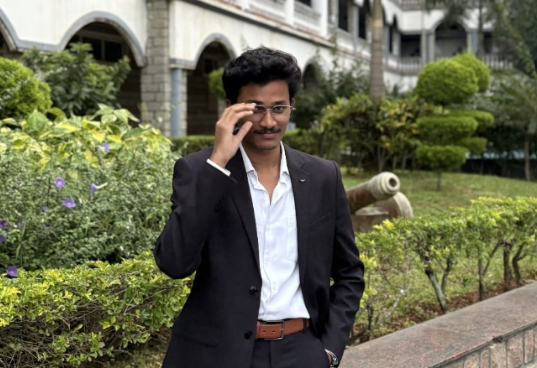
#> input picture portrait.jpg, 537 x 368 px
$ python generate_ascii_profile.py
#> lines starting #> are read from the running program, lines starting #| are printed output that depends on the picture
import os
import sys
import html
from PIL import Image, ImageEnhance, ImageOps

def image_to_ascii(img_path, cols=60, scale=0.5):
    """
    Convert an image to ASCII art.
    `cols` is the number of characters wide.
    `scale` compensates for font aspect ratio (width/height of a char).
    """
#> called with img_path = 'portrait.jpg', cols = 60, scale = 0.45
    img = Image.open(img_path).convert("L")
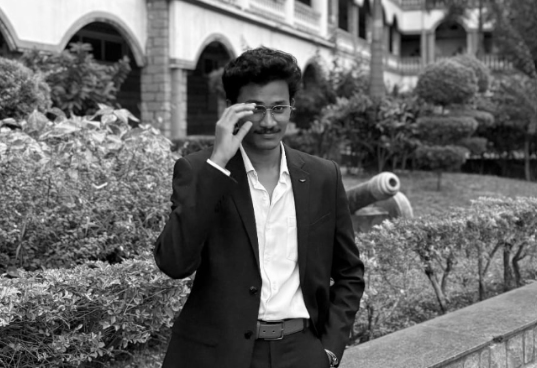
#> img: PIL image 537x368 L; min 0, max 255, mean 101.7

    # Auto-contrast to get full range
    img = ImageOps.autocontrast(img, cutoff=2)

    # Calculate target height based on aspect ratio
    W, H = img.size
#> W = 537; H = 368
    # font width is roughly 0.5 * font height.
    # so physical aspect = (cols * font_width) / (rows * font_height)
    # physical aspect = (cols * 0.5) / rows
    # W/H = cols * 0.5 / rows  =>  rows = cols * 0.5 * H / W
    rows = int((cols * scale * H) / W)
#> rows = 18

    img = img.resize((cols, rows), Image.Resampling.LANCZOS)
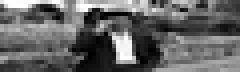
#> img: PIL image 60x18 L (shown 4 times larger); min 0, max 255, mean 101.6

    # ASCII chars from dark to light
    # We will map dark to "dense" chars because terminals are usually dark background.
    # If the user's terminal is dark, white text on black means bright pixels = dense chars.
    chars = " .'`^\",:;Il!i><~+_-?][}{1)(|\\/tfjrxnuvczXYUJCLQ0OZmwqpdbkhao*#MW&8%B@$"
    # Or simply:
    chars = "@%#*+=-:. "

    # We want dark pixels to be mapped to bright characters if dark mode, etc.
    # Actually, a classic terminal has white text on black.
    # So we invert the image. Dark pixels in photo -> black background (space).
    # Bright pixels in photo -> white text (@).
    # But wait, in the photo, the person's face is bright. So bright -> dense characters.
    # Let's use a 70-character string for smooth gradients.
    chars = "$@B%8&WM#*oahkbdpqwmZO0QLCJUYXzcvunxrjft/\\|()1{}[]?-_+~<>i!lI;:,\"^`'. "
    # The string above: dark to light? '$' is dense, ' ' is sparse.
    # Bright pixel -> high value (255).
    # If we map 255 to the end of the string (' '), bright parts become spaces! We don't want that.
    # We want bright parts to be dense ('$').
    # So we should reverse the mapping.

    pixels = img.getdata()
    ascii_str = ""
    for i, p in enumerate(pixels):
        # Map 0-255 to 0-len(chars)-1
        char_idx = int((p / 255.0) * (len(chars) - 1))
        # Reverse it so bright pixels are dense
        char_idx = (len(chars) - 1) - char_idx
        ascii_str += chars[char_idx]
        if (i + 1) % cols == 0:
            ascii_str += "\n"
#> this loop made 1080 passes
#> (p, char_idx, ascii_str) on passes 1 to 3: (230, 7, 'M'), (255, 0, 'M$'), (255, 0, 'M$$')

    return ascii_str

def generate_svg(ascii_art, dark_mode=True):
    # Palette
#> called with dark_mode = True
    bg_color = "#0D1117" if dark_mode else "#FFFFFF"
    text_color = "#C9D1D9" if dark_mode else "#24292F"
    accent_color = "#58A6FF" if dark_mode else "#0969DA"
    green_color = "#3FB950" if dark_mode else "#1A7F37"

    lines = ascii_art.strip().split('\n')

    info = [
        f"<tspan fill='{green_color}'>Damarasinghu</tspan>@<tspan fill='{accent_color}'>Harshavardhan</tspan>",
        "-----------------------------",
        f"<tspan fill='{accent_color}'>OS:</tspan> ................ Windows 11 / Linux",
        f"<tspan fill='{accent_color}'>Role:</tspan> .............. AI/ML &amp; Full-Stack Developer",
        f"<tspan fill='{accent_color}'>Location:</tspan> .......... India",
        f"<tspan fill='{accent_color}'>Education:</tspan> ......... Computer Science Engineering",
        f"<tspan fill='{accent_color}'>Status:</tspan> ............ Student",
        f"<tspan fill='{accent_color}'>IDE:</tspan> ............... VS Code, local dev",
        f"<tspan fill='{accent_color}'>Languages:</tspan> ......... Python, JavaScript, HTML, CSS, SQL",
        f"<tspan fill='{accent_color}'>Frontend:</tspan> .......... HTML, CSS, JavaScript",
        f"<tspan fill='{accent_color}'>Backend:</tspan> ........... Node.js, REST APIs, Python AI/ML",
        f"<tspan fill='{accent_color}'>Database:</tspan> .......... SQLite, Databricks",
        f"<tspan fill='{accent_color}'>Tools:</tspan> ............. GitHub, NVIDIA AI infra",
        f"<tspan fill='{accent_color}'>Email:</tspan> ............. harsha98908@gmail.com",
        f"<tspan fill='{accent_color}'>LinkedIn:</tspan> .......... /in/damarasinghu-harsha-vardhan",
    ]

    width = 1180
    height = 500

    svg = f'<svg xmlns="http://www.w3.org/2000/svg" viewBox="0 0 {width} {height}" width="{width}" height="{height}">\n'
    svg += f'    <rect width="{width}" height="{height}" rx="10" fill="{bg_color}" />\n'

    # Terminal Window Buttons
    svg += '    <circle cx="20" cy="20" r="6" fill="#EF4444" />\n'
    svg += '    <circle cx="40" cy="20" r="6" fill="#F59E0B" />\n'
    svg += '    <circle cx="60" cy="20" r="6" fill="#10B981" />\n'

    svg += f'    <g font-family="Consolas, monospace" font-size="14" fill="{text_color}" xml:space="preserve">\n'

    # Draw ASCII Art
    y_pos = 60
    for line in lines:
        escaped_line = html.escape(line)
        svg += f'        <text x="30" y="{y_pos}">{escaped_line}</text>\n'
        y_pos += 16

    # Draw Info Text side-by-side
    # Start drawing info at roughly the middle of the vertical height
    # ASCII art width: ~60 chars * 8px = 480px. We place text at x=550.
    y_pos = 100
    for info_line in info:
        svg += f'        <text x="520" y="{y_pos}">{info_line}</text>\n'
        y_pos += 20

    svg += '    </g>\n'
    svg += '</svg>\n'

    return svg

def main():
    img_path = "portrait.jpg"
    if not os.path.exists(img_path):
        print(f"Error: {img_path} not found.")
        sys.exit(1)

    print("Generating ASCII art...")
    ascii_art = image_to_ascii(img_path, cols=60, scale=0.45)

    print("Writing SVGs...")
    with open("ascii_dark.svg", "w", encoding="utf-8") as f:
        f.write(generate_svg(ascii_art, dark_mode=True))

    with open("ascii_light.svg", "w", encoding="utf-8") as f:
        f.write(generate_svg(ascii_art, dark_mode=False))

    print("Done!")

if __name__ == "__main__":
    main()
